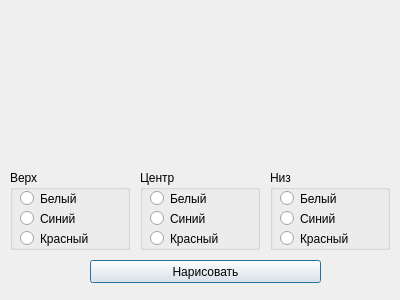
<?xml version="1.0" encoding="UTF-8"?>
<ui version="4.0">
 <class>textflag</class>
 <widget class="QDialog" name="textflag">
  <property name="geometry">
   <rect>
    <x>0</x>
    <y>0</y>
    <width>400</width>
    <height>300</height>
   </rect>
  </property>
  <property name="sizePolicy">
   <sizepolicy hsizetype="Fixed" vsizetype="Fixed">
    <horstretch>0</horstretch>
    <verstretch>0</verstretch>
   </sizepolicy>
  </property>
  <property name="windowTitle">
   <string>Dialog</string>
  </property>
  <widget class="QGroupBox" name="polosa1">
   <property name="geometry">
    <rect>
     <x>10</x>
     <y>170</y>
     <width>120</width>
     <height>80</height>
    </rect>
   </property>
   <property name="title">
    <string>Верх</string>
   </property>
   <widget class="QRadioButton" name="radioButton">
    <property name="geometry">
     <rect>
      <x>10</x>
      <y>60</y>
      <width>81</width>
      <height>17</height>
     </rect>
    </property>
    <property name="text">
     <string>Красный</string>
    </property>
   </widget>
   <widget class="QRadioButton" name="radioButton_2">
    <property name="geometry">
     <rect>
      <x>10</x>
      <y>40</y>
      <width>91</width>
      <height>17</height>
     </rect>
    </property>
    <property name="text">
     <string>Синий</string>
    </property>
   </widget>
   <widget class="QRadioButton" name="radioButton_3">
    <property name="geometry">
     <rect>
      <x>10</x>
      <y>20</y>
      <width>81</width>
      <height>17</height>
     </rect>
    </property>
    <property name="text">
     <string>Белый</string>
    </property>
   </widget>
  </widget>
  <widget class="QPushButton" name="pushButton">
   <property name="geometry">
    <rect>
     <x>90</x>
     <y>260</y>
     <width>231</width>
     <height>23</height>
    </rect>
   </property>
   <property name="text">
    <string>Нарисовать</string>
   </property>
  </widget>
  <widget class="QGroupBox" name="polosa1_2">
   <property name="geometry">
    <rect>
     <x>140</x>
     <y>170</y>
     <width>120</width>
     <height>80</height>
    </rect>
   </property>
   <property name="title">
    <string>Центр</string>
   </property>
   <widget class="QRadioButton" name="radioButton_4">
    <property name="geometry">
     <rect>
      <x>10</x>
      <y>60</y>
      <width>81</width>
      <height>17</height>
     </rect>
    </property>
    <property name="text">
     <string>Красный</string>
    </property>
   </widget>
   <widget class="QRadioButton" name="radioButton_5">
    <property name="geometry">
     <rect>
      <x>10</x>
      <y>40</y>
      <width>91</width>
      <height>17</height>
     </rect>
    </property>
    <property name="text">
     <string>Синий</string>
    </property>
   </widget>
   <widget class="QRadioButton" name="radioButton_6">
    <property name="geometry">
     <rect>
      <x>10</x>
      <y>20</y>
      <width>81</width>
      <height>17</height>
     </rect>
    </property>
    <property name="text">
     <string>Белый</string>
    </property>
   </widget>
  </widget>
  <widget class="QGroupBox" name="polosa1_3">
   <property name="geometry">
    <rect>
     <x>270</x>
     <y>170</y>
     <width>120</width>
     <height>80</height>
    </rect>
   </property>
   <property name="title">
    <string>Низ</string>
   </property>
   <widget class="QRadioButton" name="radioButton_7">
    <property name="geometry">
     <rect>
      <x>10</x>
      <y>60</y>
      <width>81</width>
      <height>17</height>
     </rect>
    </property>
    <property name="text">
     <string>Красный</string>
    </property>
   </widget>
   <widget class="QRadioButton" name="radioButton_8">
    <property name="geometry">
     <rect>
      <x>10</x>
      <y>40</y>
      <width>91</width>
      <height>17</height>
     </rect>
    </property>
    <property name="text">
     <string>Синий</string>
    </property>
   </widget>
   <widget class="QRadioButton" name="radioButton_9">
    <property name="geometry">
     <rect>
      <x>10</x>
      <y>20</y>
      <width>81</width>
      <height>17</height>
     </rect>
    </property>
    <property name="text">
     <string>Белый</string>
    </property>
   </widget>
  </widget>
  <widget class="QLabel" name="label">
   <property name="geometry">
    <rect>
     <x>120</x>
     <y>30</y>
     <width>141</width>
     <height>71</height>
    </rect>
   </property>
   <property name="text">
    <string/>
   </property>
  </widget>
 </widget>
 <resources/>
 <connections/>
</ui>
